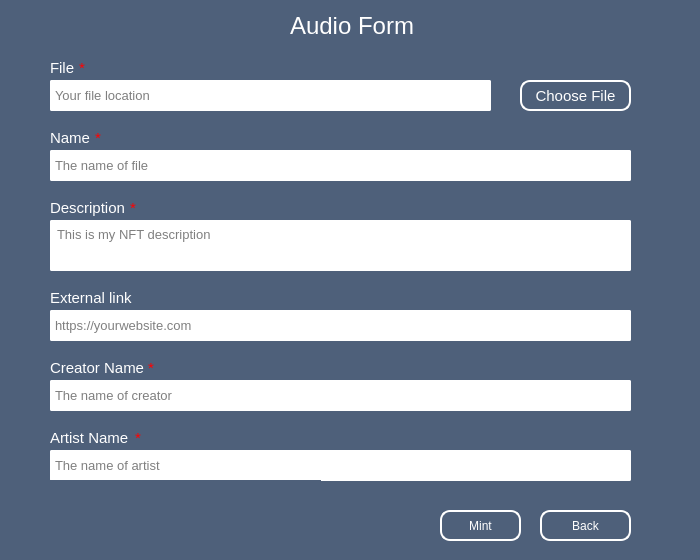
<?xml version="1.0" encoding="UTF-8"?>
<ui version="4.0">
 <class>Dialog</class>
 <widget class="QDialog" name="Dialog">
  <property name="geometry">
   <rect>
    <x>0</x>
    <y>0</y>
    <width>700</width>
    <height>560</height>
   </rect>
  </property>
  <property name="windowTitle">
   <string>Dialog</string>
  </property>
  <property name="styleSheet">
   <string notr="true">QWidget{
        background: #4e607a;
    }
QLabel{
        color: #ffffff;
    }
QLineEdit, QTextEdit {
        padding: 1px;

        border: 1.5px solid #ffffff;
        border-radius: 2px;
		background: #ffffff;
    }

QPushButton{
	color: #ffffff;
    border: 2px solid #ffffff;
    border-radius: 10px;
}
</string>
  </property>
  <widget class="QLabel" name="label_nama">
   <property name="geometry">
    <rect>
     <x>50</x>
     <y>130</y>
     <width>49</width>
     <height>16</height>
    </rect>
   </property>
   <property name="font">
    <font>
     <pointsize>11</pointsize>
    </font>
   </property>
   <property name="text">
    <string>Name</string>
   </property>
  </widget>
  <widget class="QLabel" name="label_deskripsi">
   <property name="geometry">
    <rect>
     <x>50</x>
     <y>200</y>
     <width>81</width>
     <height>16</height>
    </rect>
   </property>
   <property name="font">
    <font>
     <pointsize>11</pointsize>
    </font>
   </property>
   <property name="text">
    <string>Description</string>
   </property>
  </widget>
  <widget class="QLabel" name="label_website">
   <property name="geometry">
    <rect>
     <x>50</x>
     <y>290</y>
     <width>91</width>
     <height>16</height>
    </rect>
   </property>
   <property name="font">
    <font>
     <pointsize>11</pointsize>
    </font>
   </property>
   <property name="text">
    <string>External link</string>
   </property>
  </widget>
  <widget class="QLineEdit" name="lineEdit_nama">
   <property name="geometry">
    <rect>
     <x>50</x>
     <y>150</y>
     <width>581</width>
     <height>31</height>
    </rect>
   </property>
   <property name="font">
    <font>
     <pointsize>10</pointsize>
    </font>
   </property>
   <property name="placeholderText">
    <string>The name of file</string>
   </property>
  </widget>
  <widget class="QTextEdit" name="textEdit_deskripsi">
   <property name="geometry">
    <rect>
     <x>50</x>
     <y>220</y>
     <width>581</width>
     <height>51</height>
    </rect>
   </property>
   <property name="font">
    <font>
     <pointsize>10</pointsize>
    </font>
   </property>
   <property name="html">
    <string>&lt;!DOCTYPE HTML PUBLIC &quot;-//W3C//DTD HTML 4.0//EN&quot; &quot;http://www.w3.org/TR/REC-html40/strict.dtd&quot;&gt;
&lt;html&gt;&lt;head&gt;&lt;meta name=&quot;qrichtext&quot; content=&quot;1&quot; /&gt;&lt;meta charset=&quot;utf-8&quot; /&gt;&lt;style type=&quot;text/css&quot;&gt;
p, li { white-space: pre-wrap; }
&lt;/style&gt;&lt;/head&gt;&lt;body style=&quot; font-family:'Segoe UI'; font-size:10pt; font-weight:400; font-style:normal;&quot;&gt;
&lt;p style=&quot;-qt-paragraph-type:empty; margin-top:0px; margin-bottom:0px; margin-left:0px; margin-right:0px; -qt-block-indent:0; text-indent:0px; font-size:11pt;&quot;&gt;&lt;br /&gt;&lt;/p&gt;&lt;/body&gt;&lt;/html&gt;</string>
   </property>
   <property name="placeholderText">
    <string>This is my NFT description</string>
   </property>
  </widget>
  <widget class="QLineEdit" name="lineEdit_website">
   <property name="geometry">
    <rect>
     <x>50</x>
     <y>310</y>
     <width>581</width>
     <height>31</height>
    </rect>
   </property>
   <property name="font">
    <font>
     <pointsize>10</pointsize>
    </font>
   </property>
   <property name="placeholderText">
    <string>https://yourwebsite.com</string>
   </property>
  </widget>
  <widget class="QLabel" name="label_file">
   <property name="geometry">
    <rect>
     <x>50</x>
     <y>60</y>
     <width>49</width>
     <height>16</height>
    </rect>
   </property>
   <property name="font">
    <font>
     <pointsize>11</pointsize>
    </font>
   </property>
   <property name="text">
    <string>File</string>
   </property>
  </widget>
  <widget class="QLineEdit" name="lineEdit_loc_file">
   <property name="geometry">
    <rect>
     <x>50</x>
     <y>80</y>
     <width>441</width>
     <height>31</height>
    </rect>
   </property>
   <property name="font">
    <font>
     <pointsize>10</pointsize>
    </font>
   </property>
   <property name="text">
    <string/>
   </property>
   <property name="readOnly">
    <bool>true</bool>
   </property>
   <property name="placeholderText">
    <string>Your file location</string>
   </property>
  </widget>
  <widget class="QLabel" name="label_titleform">
   <property name="geometry">
    <rect>
     <x>290</x>
     <y>10</y>
     <width>131</width>
     <height>31</height>
    </rect>
   </property>
   <property name="font">
    <font>
     <pointsize>18</pointsize>
     <bold>false</bold>
    </font>
   </property>
   <property name="text">
    <string>Audio Form</string>
   </property>
  </widget>
  <widget class="QPushButton" name="pushButton_mint">
   <property name="geometry">
    <rect>
     <x>440</x>
     <y>510</y>
     <width>81</width>
     <height>31</height>
    </rect>
   </property>
   <property name="text">
    <string>Mint</string>
   </property>
  </widget>
  <widget class="QPushButton" name="pushButton_close">
   <property name="geometry">
    <rect>
     <x>540</x>
     <y>510</y>
     <width>91</width>
     <height>31</height>
    </rect>
   </property>
   <property name="text">
    <string>Back</string>
   </property>
  </widget>
  <widget class="QLabel" name="label_creator">
   <property name="geometry">
    <rect>
     <x>50</x>
     <y>360</y>
     <width>111</width>
     <height>16</height>
    </rect>
   </property>
   <property name="font">
    <font>
     <pointsize>11</pointsize>
    </font>
   </property>
   <property name="text">
    <string>Creator Name</string>
   </property>
  </widget>
  <widget class="QLineEdit" name="lineEdit_Creator">
   <property name="geometry">
    <rect>
     <x>50</x>
     <y>380</y>
     <width>581</width>
     <height>31</height>
    </rect>
   </property>
   <property name="font">
    <font>
     <pointsize>10</pointsize>
    </font>
   </property>
   <property name="placeholderText">
    <string>The name of creator</string>
   </property>
  </widget>
  <widget class="QLineEdit" name="lineEdit_Artist">
   <property name="geometry">
    <rect>
     <x>50</x>
     <y>450</y>
     <width>581</width>
     <height>31</height>
    </rect>
   </property>
   <property name="font">
    <font>
     <pointsize>10</pointsize>
    </font>
   </property>
   <property name="placeholderText">
    <string>The name of artist</string>
   </property>
  </widget>
  <widget class="QLabel" name="label_artist">
   <property name="geometry">
    <rect>
     <x>50</x>
     <y>430</y>
     <width>111</width>
     <height>16</height>
    </rect>
   </property>
   <property name="font">
    <font>
     <pointsize>11</pointsize>
    </font>
   </property>
   <property name="text">
    <string>Artist Name</string>
   </property>
  </widget>
  <widget class="QLabel" name="label_loading">
   <property name="geometry">
    <rect>
     <x>20</x>
     <y>480</y>
     <width>301</width>
     <height>81</height>
    </rect>
   </property>
   <property name="text">
    <string/>
   </property>
  </widget>
  <widget class="QPushButton" name="pushButton_choose">
   <property name="geometry">
    <rect>
     <x>520</x>
     <y>80</y>
     <width>111</width>
     <height>31</height>
    </rect>
   </property>
   <property name="font">
    <font>
     <pointsize>11</pointsize>
    </font>
   </property>
   <property name="text">
    <string>Choose File</string>
   </property>
  </widget>
  <widget class="QLabel" name="bintang_3">
   <property name="geometry">
    <rect>
     <x>79</x>
     <y>60</y>
     <width>49</width>
     <height>16</height>
    </rect>
   </property>
   <property name="font">
    <font>
     <pointsize>11</pointsize>
    </font>
   </property>
   <property name="styleSheet">
    <string notr="true">color:rgb(255, 0, 0)</string>
   </property>
   <property name="text">
    <string>*</string>
   </property>
  </widget>
  <widget class="QLabel" name="bintang_4">
   <property name="geometry">
    <rect>
     <x>95</x>
     <y>130</y>
     <width>49</width>
     <height>16</height>
    </rect>
   </property>
   <property name="font">
    <font>
     <pointsize>11</pointsize>
    </font>
   </property>
   <property name="styleSheet">
    <string notr="true">color:rgb(255, 0, 0)</string>
   </property>
   <property name="text">
    <string>*</string>
   </property>
  </widget>
  <widget class="QLabel" name="bintang_5">
   <property name="geometry">
    <rect>
     <x>130</x>
     <y>200</y>
     <width>49</width>
     <height>16</height>
    </rect>
   </property>
   <property name="font">
    <font>
     <pointsize>11</pointsize>
    </font>
   </property>
   <property name="styleSheet">
    <string notr="true">color:rgb(255, 0, 0)</string>
   </property>
   <property name="text">
    <string>*</string>
   </property>
  </widget>
  <widget class="QLabel" name="bintang_6">
   <property name="geometry">
    <rect>
     <x>148</x>
     <y>360</y>
     <width>49</width>
     <height>16</height>
    </rect>
   </property>
   <property name="font">
    <font>
     <pointsize>11</pointsize>
    </font>
   </property>
   <property name="styleSheet">
    <string notr="true">color:rgb(255, 0, 0)</string>
   </property>
   <property name="text">
    <string>*</string>
   </property>
  </widget>
  <widget class="QLabel" name="bintang_7">
   <property name="geometry">
    <rect>
     <x>135</x>
     <y>430</y>
     <width>49</width>
     <height>16</height>
    </rect>
   </property>
   <property name="font">
    <font>
     <pointsize>11</pointsize>
    </font>
   </property>
   <property name="styleSheet">
    <string notr="true">color:rgb(255, 0, 0)</string>
   </property>
   <property name="text">
    <string>*</string>
   </property>
  </widget>
 </widget>
 <resources/>
 <connections/>
</ui>
